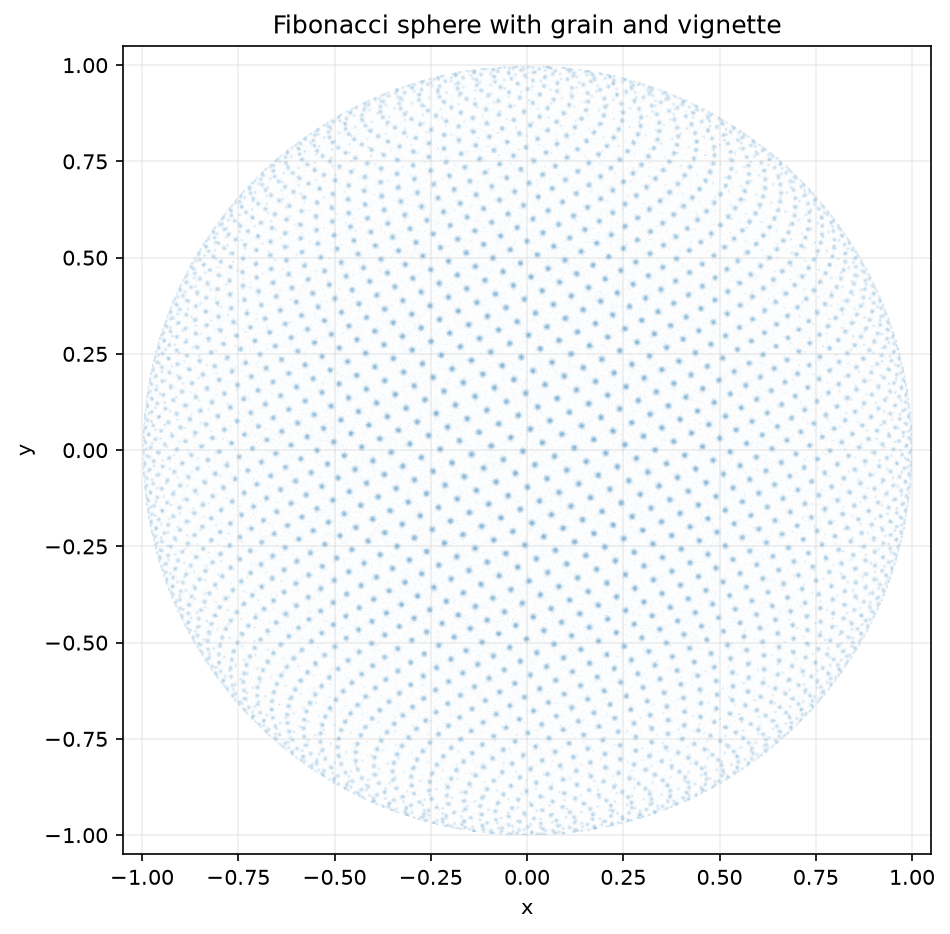

Source code (Python):
"""Add grain and a vignette to a rasterized Fibonacci sphere.

Run with:
    python grain_vignette.py

The Gaussian splats are painted first. Then random grain and a radial falloff
are applied directly to the image array for a more photographic look.
"""

from pathlib import Path

import matplotlib.pyplot as plt
import numpy as np
from matplotlib.colors import to_rgb


OUTPUT_DIR = Path(__file__).resolve().parent
GOLDEN_ANGLE = np.pi * (3.0 - np.sqrt(5.0))
POINT_COUNT = 5_000
IMAGE_SIZE = 800
GRAIN_AMOUNT = 0.035
SEED = 12


def fibonacci_surface(n: int) -> tuple[np.ndarray, np.ndarray, np.ndarray]:
    i = np.arange(n, dtype=float) + 0.5
    y = 1.0 - 2.0 * i / n
    ring = np.sqrt(1.0 - y * y)
    theta = GOLDEN_ANGLE * i
    x = ring * np.cos(theta)
    z = ring * np.sin(theta)
    return x, y, z


def add_splat(
    image: np.ndarray,
    px: float,
    py: float,
    radius: float,
    strength: float,
) -> None:
    """Paint one Gaussian blob into an image array."""
    extent = max(1, int(np.ceil(radius * 3.0)))
    center_x = int(round(px))
    center_y = int(round(py))
    left = max(0, center_x - extent)
    right = min(image.shape[1], center_x + extent + 1)
    top = max(0, center_y - extent)
    bottom = min(image.shape[0], center_y + extent + 1)

    if left >= right or top >= bottom:
        return

    yy, xx = np.mgrid[top:bottom, left:right]
    distance_squared = (xx - px) ** 2 + (yy - py) ** 2
    image[top:bottom, left:right] += strength * np.exp(
        -distance_squared / (2.0 * max(radius * radius, 0.08))
    )


def main() -> None:
    x, y, z = fibonacci_surface(POINT_COUNT)
    canvas = np.zeros((IMAGE_SIZE, IMAGE_SIZE), dtype=np.float32)

    sphere_radius = IMAGE_SIZE / (2.0 * 1.05)
    center = IMAGE_SIZE * 0.5
    front = (z + 1.0) * 0.5

    for point_x, point_y, point_front in zip(x, y, front):
        screen_x = center + point_x * sphere_radius
        screen_y = center - point_y * sphere_radius
        add_splat(
            canvas,
            screen_x,
            screen_y,
            radius=0.35 + 1.5 * point_front,
            strength=0.08 + 0.85 * point_front,
        )

    image = 1.0 - np.exp(-canvas * 0.9)
    image = np.clip(image, 0.0, 1.0)

    yy, xx = np.mgrid[0:IMAGE_SIZE, 0:IMAGE_SIZE]
    radial_distance = np.sqrt(
        ((xx - center) / sphere_radius) ** 2
        + ((yy - center) / sphere_radius) ** 2
    )
    sphere_mask = (radial_distance <= 1.0).astype(np.float32)
    vignette = np.clip(1.10 - 0.45 * radial_distance**2, 0.0, 1.0)
    vignette *= sphere_mask

    rng = np.random.default_rng(SEED)
    grain = rng.normal(0.0, GRAIN_AMOUNT, image.shape)
    image = np.clip((image + grain) * vignette, 0.0, 1.0)

    blue = np.array(to_rgb("tab:blue"), dtype=np.float32)
    rgb = 1.0 - image[..., None] * (1.0 - blue)

    figure, axis = plt.subplots(figsize=(7, 7), facecolor="white")
    axis.imshow(rgb, extent=(-1.05, 1.05, -1.05, 1.05), origin="upper")
    axis.set_aspect("equal", adjustable="box")
    axis.set_xlim(-1.05, 1.05)
    axis.set_ylim(-1.05, 1.05)
    axis.set_title("Fibonacci sphere with grain and vignette")
    axis.set_xlabel("x")
    axis.set_ylabel("y")
    axis.grid(True, alpha=0.2)
    output_path = OUTPUT_DIR / "grain_vignette.png"
    figure.savefig(output_path, dpi=150, bbox_inches="tight", facecolor="white")
    print(f"Saved {output_path}")
    plt.show()


if __name__ == "__main__":
    main()
